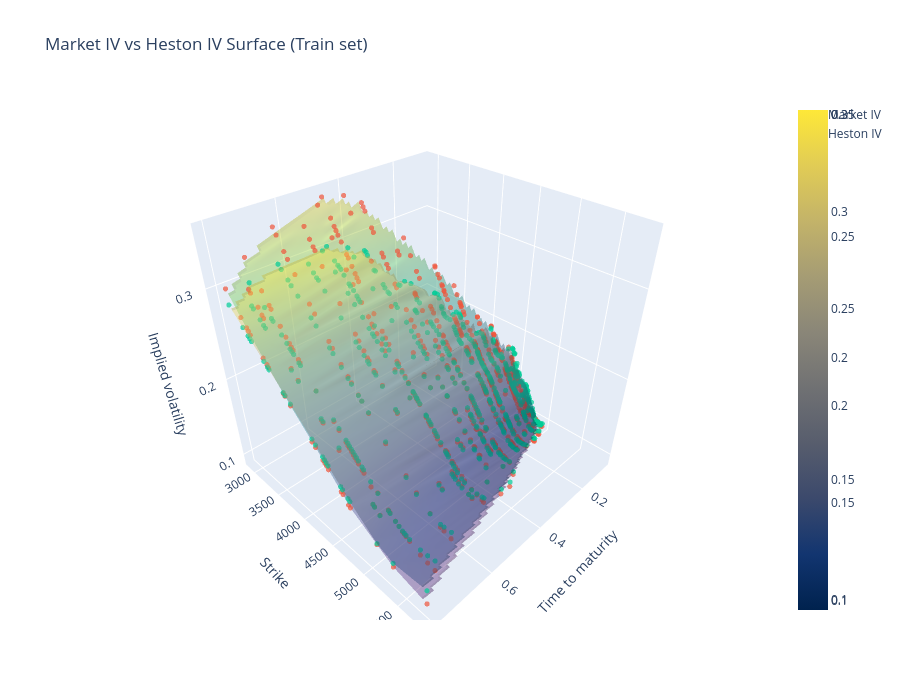

The notebook cell this image was saved under:
### Code cell
# ============================================================
# 3D IV surface: market IV and Heston IV on train data
# ============================================================

surface_df = train.copy()

x = surface_df["tau"].to_numpy(float)
y = surface_df["strike"].to_numpy(float)
z = surface_df["iv"].to_numpy(float)
z_heston = surface_df["heston_iv"].to_numpy(float)

# Grid
tau_grid = np.linspace(x.min(), x.max(), 60)
strike_grid = np.linspace(y.min(), y.max(), 80)
tau_mesh, strike_mesh = np.meshgrid(tau_grid, strike_grid)

market_IV_grid = griddata(points=(x, y), values=z, xi=(tau_mesh, strike_mesh), method="linear")
heston_IV_grid = griddata(points=(x, y), values=z_heston, xi=(tau_mesh, strike_mesh), method="linear")

fig = go.Figure()
fig.add_trace(go.Surface(
    x=tau_mesh, y=strike_mesh, z=market_IV_grid,
    colorscale="Viridis", opacity=0.4))
fig.add_trace(go.Scatter3d(
    x=surface_df["tau"], y=surface_df["strike"], z=surface_df["iv"],
    mode="markers", name="Market IV", marker=dict(size=3, opacity=0.7)))
fig.add_trace(go.Scatter3d(
    x=surface_df["tau"], y=surface_df["strike"], z=surface_df["heston_iv"],
    mode="markers", name="Heston IV", marker=dict(size=3, opacity=0.7)))
fig.add_trace(go.Surface(
    x=tau_mesh, y=strike_mesh, z=heston_IV_grid,
    colorscale="Cividis", opacity=0.4))
fig.update_layout(
    title="Market IV vs Heston IV Surface (Train set)",
    scene=dict(xaxis_title="Time to maturity", yaxis_title="Strike", zaxis_title="Implied volatility"),
    width=900, height=700)
fig.show()

### Figure 1 — Plotly figure (JSON) as saved in the notebook; plotly's stock layout.template omitted (floating-point values rounded to 4 significant figures; data arrays with more than 128 entries replaced by an {"elided": "..."} marker saying what was removed)
{"data": [{"colorscale": [[0, "#440154"], [0.1111, "#482878"], [0.2222, "#3e4989"], [0.3333, "#31688e"], [0.4444, "#26828e"], [0.5556, "#1f9e89"], [0.6667, "#35b779"], [0.7778, "#6ece58"], [0.8889, "#b5de2b"], [1, "#fde725"]], "opacity": 0.4, "type": "surface", "x": {"elided": "80x60 float values"}, "y": {"elided": "80x60 float values"}, "z": {"elided": "80x60 float values"}}, {"marker": {"opacity": 0.7, "size": 3}, "mode": "markers", "name": "Market IV", "type": "scatter3d", "x": {"elided": "616 float values"}, "y": {"elided": "616 float values"}, "z": {"elided": "616 float values"}}, {"marker": {"opacity": 0.7, "size": 3}, "mode": "markers", "name": "Heston IV", "type": "scatter3d", "x": {"elided": "616 float values"}, "y": {"elided": "616 float values"}, "z": {"elided": "616 float values"}}, {"colorscale": [[0, "#00224e"], [0.1111, "#123570"], [0.2222, "#3b496c"], [0.3333, "#575d6d"], [0.4444, "#707173"], [0.5556, "#8a8678"], [0.6667, "#a59c74"], [0.7778, "#c3b369"], [0.8889, "#e1cc55"], [1, "#fee838"]], "opacity": 0.4, "type": "surface", "x": {"elided": "80x60 float values"}, "y": {"elided": "80x60 float values"}, "z": {"elided": "80x60 float values"}}], "layout": {"height": 700, "scene": {"xaxis": {"title": {"text": "Time to maturity"}}, "yaxis": {"title": {"text": "Strike"}}, "zaxis": {"title": {"text": "Implied volatility"}}}, "title": {"text": "Market IV vs Heston IV Surface (Train set)"}, "width": 900}}
